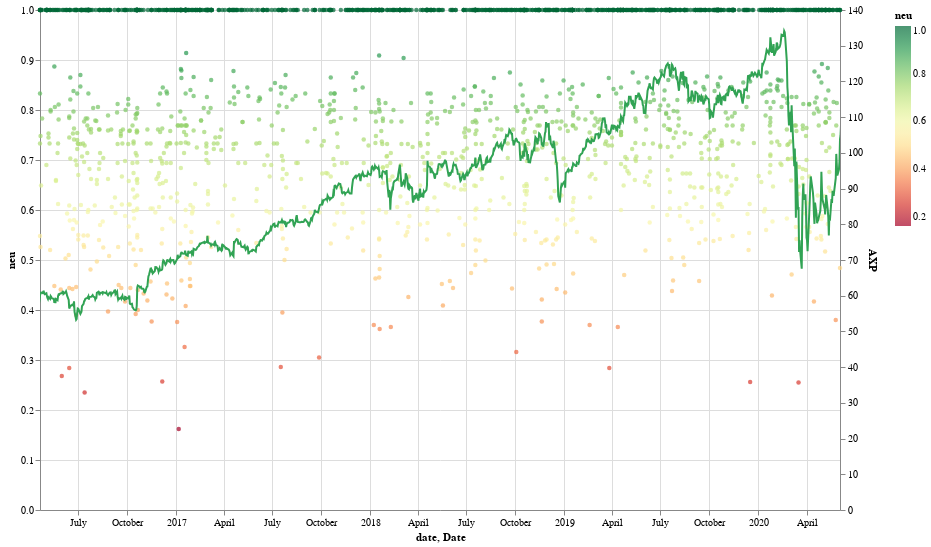

The code cell stored with this chart in its notebook:
### Code cell
plot_chart(headlines,'AXP','neu')

### Figure 1 — Vega-Lite specification as saved in the notebook (floating-point values rounded to 4 significant figures; data arrays with more than 128 entries replaced by an {"elided": "..."} marker saying what was removed)
{"config": {"view": {"continuousWidth": 400, "continuousHeight": 300}}, "layer": [{"data": {"name": "data-1143c692b36c4217bb9c1801e7c319ea"}, "mark": {"type": "circle", "size": 20}, "encoding": {"color": {"type": "quantitative", "field": "neu", "scale": {"scheme": "redyellowgreen"}}, "x": {"type": "temporal", "field": "date", "scale": {"domain": ["2016-04-20T00:00:00", "2020-06-03T00:00:00"]}}, "y": {"type": "quantitative", "field": "neu"}}}, {"data": {"name": "data-a02e8db1fc8461e12dd0350ee533cda9"}, "mark": {"type": "line", "clip": true, "color": "#31a354"}, "encoding": {"x": {"type": "temporal", "field": "Date", "scale": {"domain": ["2016-04-20T00:00:00", "2020-06-03T00:00:00"]}}, "y": {"type": "quantitative", "field": "AXP"}}}], "height": 500, "resolve": {"scale": {"x": "shared", "y": "independent"}}, "width": 800, "$schema": "https://vega.github.io/schema/vega-lite/v4.8.1.json", "datasets": {"data-1143c692b36c4217bb9c1801e7c319ea": {"elided": "1926 records"}, "data-a02e8db1fc8461e12dd0350ee533cda9": {"elided": "2586 records"}}}
